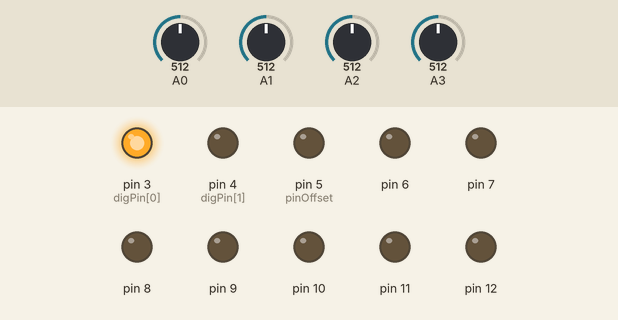
The sketch below on a simulated Arduino Uno, built with avr-gcc and run on an emulated ATmega328P. Shown: output pins drawn as LEDs (lit = HIGH). The test bench sets the inputs (shaded band); at power-on: A1 = 512, A2 = 512, A0 = 512, A3 = 512.

Above: at 1.2 s.
1.3 s: A1 set to 549
2.8 s: A1 set to 569
At 3.1 s:
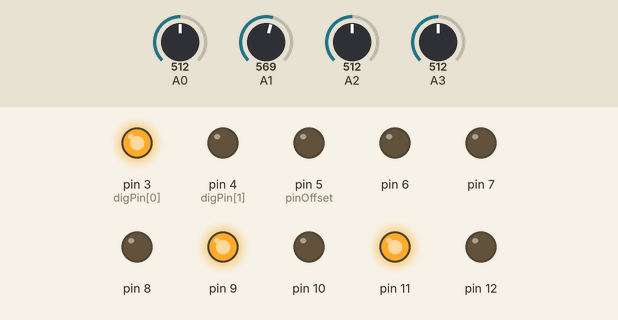
4.3 s: A2 set to 549
5.8 s: A2 set to 571
At 6.6 s:
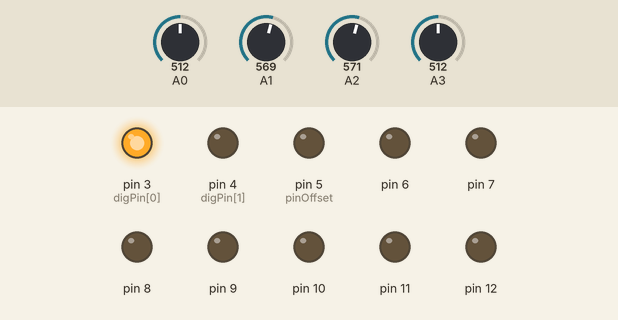
7.3 s: A2 set to 637
8.8 s: A2 set to 664
At 10.1 s:
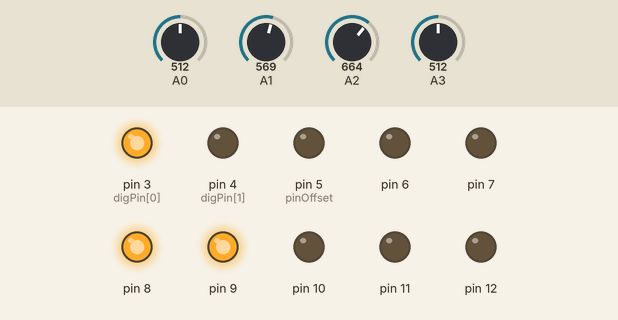
Timing chart, 0 to 11.3 s (numbered marks = the images above; inputs shaded):
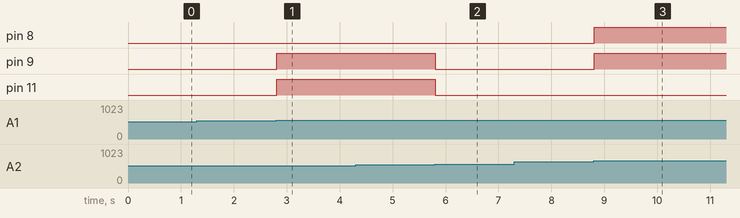

Measured:
- the behaviour switches between 558 and 559 on A1 (found by bisection; images 0 and 1)
- the behaviour switches between 558 and 559 on A2 (found by bisection; images 1 and 2)
- the behaviour switches between 651 and 652 on A2 (found by bisection; images 2 and 3)
- after the input at 1.3 s, every drawn part: stays the same
- after the input at 2.8 s, pin 9, pin 11: LOW → HIGH at once
- after the input at 4.3 s, every drawn part: stays the same
- after the input at 5.8 s, pin 9, pin 11: HIGH → LOW at once
- after the input at 7.3 s, every drawn part: stays the same
- after the input at 8.8 s, pin 8, pin 9: LOW → HIGH at once

The sketch:

waveshpr2_fixed.ino
```cpp
/* FIXED COPY, 24 Sep 2026, of waveshpr2 (the original is left as it
   was). What was wrong and what changed:

   1. The array of shifted copies was declared with 10 slots and filled
      with 11: xorvalue[10] was written past the end, onto whatever sat
      next to it on the stack. It now has 11 slots.

   2. It always played the same shape. x and v, which pick the two
      shifted copies to XOR, were set to 1 and 0 at the start of every
      call and then bumped once, so every sample used copies 2 and 1:
      the input shifted up 4 XORed with it shifted up 5. The header
      lists A1 as "wave offset" and A2 as "wave shape depth/CV", but
      neither was read. They now pick the two copies: A1 chooses one,
      A2 (knob or CV) the other, eleven positions each. When both
      pick the same copy the XOR is zero and the output goes quiet.

   Unchanged: A0 lowers the sample rate (fully left holds each sample
   for 22ms), A3 is the audio input, and the output is the low 8 bits
   of the result shifted down 2, so it wraps.
*/


//QUICK N DIRTY WAVESHAPER
//A0=crush
//A1=wave offset
//A2=Wave shape depth/Cv
//A3=input gain/Audio In..this effects sound quite a bit.

//DAC OUT=audio out
//
//
//


// defines for setting and clearing register bits
#ifndef cbi
#define cbi(sfr, bit) (_SFR_BYTE(sfr) &= ~_BV(bit))
#endif
#ifndef sbi
#define sbi(sfr, bit) (_SFR_BYTE(sfr) |= _BV(bit))
#endif

 int newOut;

unsigned long SHmil = 0;
int    S1out;
int  CENTERPOS;

const int digPin[2] = {3, 4};  // the digital output pins
const int pinOffset = 5;       // the first DAC pin (from 5-12)
//volatile int clkState = LOW;

int digState[2] = {HIGH, LOW};  // start with both set low

void setup () {


    // set up the digital outputs
  for (int i=0; i<2; i++) {
    pinMode(digPin[i], OUTPUT);
    digitalWrite(digPin[i], digState[i]);
  }

    // set up the 8-bit DAC output pins
  for (int i=0; i<8; i++) {
    pinMode(pinOffset+i, OUTPUT);
    digitalWrite(pinOffset+i, LOW);


      // set the ADC to a higher prescale factor
  sbi(ADCSRA,ADPS2);
  cbi(ADCSRA,ADPS1);
  sbi(ADCSRA,ADPS0);
  }


}

void loop () {
 //  CENTERPOS=analogRead(2)>>2;
  S1out=analogRead(3)>>2;

  distortion();

   dacOutput(newOut>>2);
    delayMicroseconds(map(analogRead(0), 0, 1023, 22000, 1));
   //  CENTERPOS=analogRead(2)>>2;
}


// Swap high and low nibbles
void distortion(void) {
  int x = (analogRead(1) * 11L) >> 10;   // FIXED: 0-10 from A1
  int v = (analogRead(2) * 11L) >> 10;   // FIXED: 0-10 from A2

  int xorvalue[11];                      // FIXED: was [10], written up to [10]
  xorvalue[0]=S1out>>1;
  xorvalue[1]=S1out<<5;
  xorvalue[2]=S1out<<4;
  xorvalue[3]=S1out<<3;
  xorvalue[4]=S1out<<2;
  xorvalue[5]=S1out<<1;
  xorvalue[6]=S1out>>1;
  xorvalue[7]=S1out>>2;
  xorvalue[8]=S1out>>3;
  xorvalue[9]=S1out>>4;
  xorvalue[10]=S1out;

  newOut = xorvalue[x] ^ xorvalue[v];
}


//  dacOutput(long) - deal with the DAC output
//  ------------------------------------------
void dacOutput(long v)
{
 int tmpVal = v;
 bitWrite(PORTD, 5, tmpVal & 1);
 bitWrite(PORTD, 6, (tmpVal & 2) > 0);
 bitWrite(PORTD, 7, (tmpVal & 4) > 0);
 bitWrite(PORTB, 0, (tmpVal & 8) > 0);
 bitWrite(PORTB, 1, (tmpVal & 16) > 0);
 bitWrite(PORTB, 2, (tmpVal & 32) > 0);
 bitWrite(PORTB, 3, (tmpVal & 64) > 0);
 bitWrite(PORTB, 4, (tmpVal & 128) > 0);
}
```
